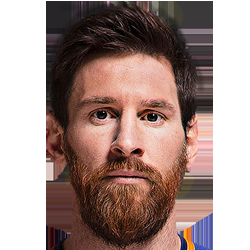
#> input picture messi.png, 250 x 250 px, found by its file name
$ jupyter execute --allow-errors AI_HW3.ipynb
#> lines starting #> are read from the running program, lines starting #| are printed output that depends on the picture
<a href="https://colab.research.google.com/github/M-M-Mujtaba/Ai_HW3_Evo_2/blob/master/AI_HW3.ipynb" target="_parent"></a>

[cell 1]
import numpy as np
import random
from skimage import io
from skimage.transform import rescale, resize
from skimage import img_as_ubyte
import time

og_shape = ()


class pop:

    def __init__(self, img, target):
        self.target = target
        self.img = img

    def cal_val(self):
        self.val = np.sum(np.abs(np.subtract(self.target, self.img)))

    @staticmethod
    def generate_pop(size, target):  # return a list of randomly generated population
        for i in range(size):
            a= pop(np.random.randint(0, 256,target.shape ), target)
            a.cal_val()
            yield a
    def mutaion(self):
        self.img[random.randint(0, self.img.size - 1)] = random.randint(0, 256)

    def crossover(self, p2):
        pos = random.randint(1, self.img.size)
        return pop(np.concatenate((self.img[:pos], p2.img[pos:])), self.target)

def saveimg(v,img):
    io.imsave(v,img)

def showimg(img):
    io.imshow(img)

def evolve(target):
    global og_shape
    Population = pop.generate_pop(100, target)
    Population = sorted(Population, key=lambda e: e.val)
    new_pop = [None] * 100
    set1 = Population[:10]
    set2 = Population[:10]
    limit = 10000000
    index = 0
    best_child = Population[0]
    found = False
    while(index < limit and best_child.val > 0):
        new_pop[:3] = Population[:3]
        for i in range(3, 100):
            p1 = set1[int(random.random() * 10)]
            p2 = set2[int(random.random() * 10)]
            child = p1.crossover(p2)
            if int(random.random() * 10) == 1:
                child.mutaion()
            child.cal_val()
            new_pop[i] = child
        Population = new_pop
        Population = sorted(Population, key=lambda e: e.val)
        if Population[0].val < best_child.val:
            print("New best child found at generation {} with cost {}".format(index, child.val))
            best_child = Population[0]
        if index % 250000 == 0:
          #print("New best child found at generation {} with cost {}".format(index, child.val))
          saveimg("{}_messi.png".format(index), np.reshape(best_child.img, og_shape))
        index += 1
        set1 = Population[:10]
        set2 = Population[:10]

    if best_child.val >= 0:
      found = True
    return best_child , found , index

def main():
    global og_shape

    messi = io.imread('/content/messi.png', as_gray=True)
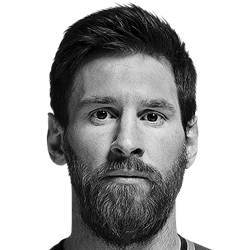
#> messi: shape (250, 250) float64; min 0, max 1, mean 0.688
    resized_messi = resize(messi, (75, 75), anti_aliasing=True)
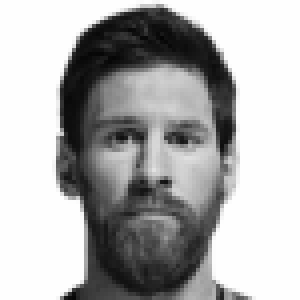
#> resized_messi: shape (75, 75) float64 (shown 4 times larger); min 0.0177, max 1, mean 0.689
    resized_messi = img_as_ubyte(resized_messi)
    og_shape = resized_messi.shape
#> og_shape = (75, 75)
    print(og_shape)
#| (75, 75)
    resized_messi = np.reshape(resized_messi, (resized_messi.size, 1))
#> resized_messi = 5625 values, max 255 at index 0, min 5 at index 715, mean 175.6
    seconds1 = time.time()
    sample, found, index = evolve(resized_messi)
#> in evolve, `Population = sorted(Population, key=lambda e: e.val)`: Population = 100 items
#> in evolve, `set1 = Population[:10]`: set1 = 10 items
#> the loop in evolve, `while(index < limit and best_child.val > 0):` made 1 pass
#| New best child found at generation 0 with cost 587043
#> after the loop in evolve, `while(index < limit and best_child.val > 0):`: index = 0; new_pop = 100 items
    seconds2 = time.time()
    print(seconds2 - seconds1)
    if found:
      print("found the solution at generation ".format(index))
    else :
      print(sample.val)
    resized_messi = np.reshape(sample.img, og_shape)
    saveimg('messi_2.png', resized_messi)


    saveimg('messi_2.png',resized_messi)


#> (the rest of this cell did not finish here and is left out)
